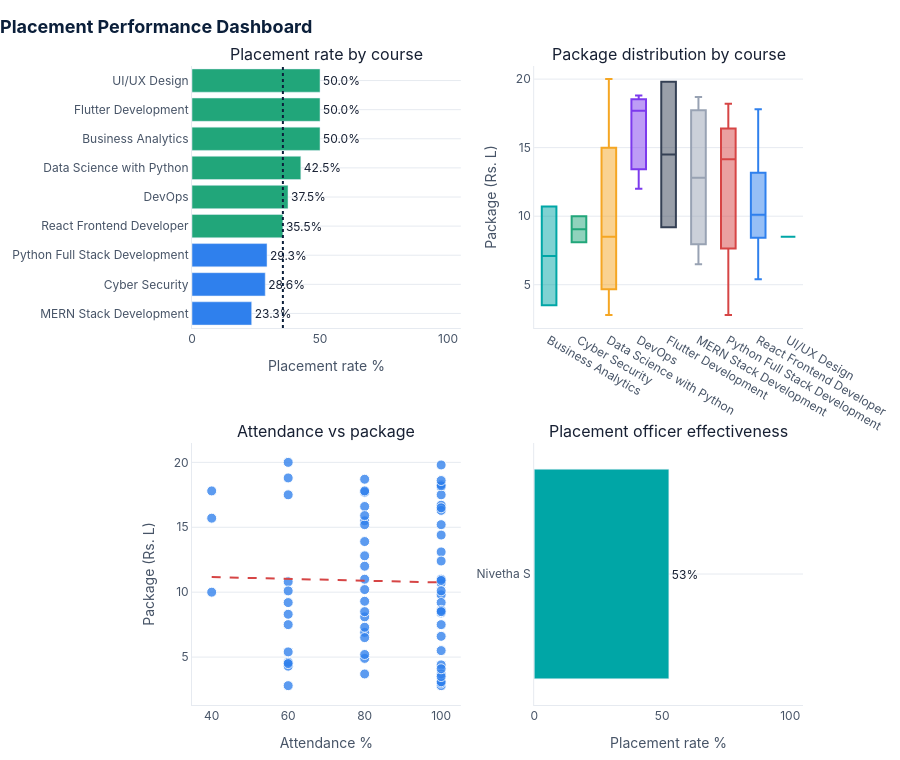

The notebook cell this image was saved under:
### Markdown cell above
## D. Placement Performance

### Code cell
section_title("D. Placement Performance", "Placement rate, package quality and outcome concentration")

placement_course = (
    placement.assign(is_placed=placement["status"].eq("Placed").astype(int))
    .groupby("course", as_index=False)
    .agg(Candidates=("student_id", "count"), Placed=("is_placed", "sum"), Avg_Package=("package(Rs.L)", "mean"))
)
placement_course["Placement Rate"] = (placement_course["Placed"] / placement_course["Candidates"] * 100).round(1)
placement_course = placement_course.sort_values("Placement Rate")

placed = placement[placement["status"].eq("Placed")].copy()
placed_att = placed.merge(
    attendance[["student_id", "Attendance %"]],
    on="student_id",
    how="left",
).dropna(subset=["Attendance %", "package(Rs.L)"])

officer = (
    placement.dropna(subset=["placement_officer"])
    .assign(is_placed=placement["status"].eq("Placed").astype(int))
    .groupby("placement_officer", as_index=False)
    .agg(Handled=("student_id", "count"), Placed=("is_placed", "sum"), Avg_Package=("package(Rs.L)", "mean"))
)
officer["Placement Rate"] = (officer["Placed"] / officer["Handled"] * 100).round(1)
officer = officer.sort_values("Placement Rate")

fig = make_subplots(
    rows=2, cols=2,
    specs=[[{"type": "xy"}, {"type": "xy"}], [{"type": "xy"}, {"type": "xy"}]],
    subplot_titles=[
        "Placement rate by course",
        "Package distribution by course",
        "Attendance vs package",
        "Placement officer effectiveness",
    ],
    horizontal_spacing=0.12,
    vertical_spacing=0.18,
)

fig.add_trace(go.Bar(
    y=placement_course["course"], x=placement_course["Placement Rate"],
    orientation="h",
    marker_color=np.where(placement_course["Placement Rate"] >= placement_rate, THEME["green"], THEME["blue"]),
    text=placement_course["Placement Rate"].map(lambda x: f"{x:.1f}%"),
    textposition="outside",
    customdata=placement_course[["Candidates", "Placed"]],
    hovertemplate="<b>%{y}</b><br>Placement rate: %{x:.1f}%<br>Candidates: %{customdata[0]:,}<br>Placed: %{customdata[1]:,}<extra></extra>",
    showlegend=False,
), row=1, col=1)
fig.add_vline(x=placement_rate, line_dash="dot", line_color=THEME["navy"], row=1, col=1)

for course_name, sub in placed.dropna(subset=["package(Rs.L)"]).groupby("course"):
    fig.add_trace(go.Box(
        y=sub["package(Rs.L)"],
        name=course_name,
        boxpoints="outliers",
        marker_color=PALETTE[len(fig.data) % len(PALETTE)],
        hovertemplate=f"<b>{course_name}</b><br>Package: Rs. %{{y:.1f}}L<extra></extra>",
        showlegend=False,
    ), row=1, col=2)

fig.add_trace(go.Scatter(
    x=placed_att["Attendance %"],
    y=placed_att["package(Rs.L)"],
    mode="markers",
    marker=dict(size=10, color=THEME["blue"], opacity=0.78, line=dict(color="white", width=1)),
    text=placed_att["student_name"],
    customdata=placed_att[["course"]],
    hovertemplate="<b>%{text}</b><br>%{customdata[0]}<br>Attendance: %{x:.1f}%<br>Package: Rs. %{y:.1f}L<extra></extra>",
    name="Placed students",
    showlegend=False,
), row=2, col=1)

if len(placed_att) >= 2:
    slope, intercept = np.polyfit(placed_att["Attendance %"], placed_att["package(Rs.L)"], 1)
    x_line = np.linspace(placed_att["Attendance %"].min(), placed_att["Attendance %"].max(), 50)
    fig.add_trace(go.Scatter(
        x=x_line,
        y=slope * x_line + intercept,
        mode="lines",
        line=dict(color=THEME["red"], dash="dash"),
        name="Trend",
        hoverinfo="skip",
        showlegend=False,
    ), row=2, col=1)

fig.add_trace(go.Bar(
    y=officer["placement_officer"], x=officer["Placement Rate"],
    orientation="h",
    marker_color=THEME["teal"],
    text=officer["Placement Rate"].map(lambda x: f"{x:.0f}%"),
    textposition="outside",
    customdata=officer[["Handled", "Placed", "Avg_Package"]],
    hovertemplate="<b>%{y}</b><br>Placement rate: %{x:.1f}%<br>Handled: %{customdata[0]:,}<br>Placed: %{customdata[1]:,}<br>Avg package: Rs. %{customdata[2]:.1f}L<extra></extra>",
    showlegend=False,
), row=2, col=2)

fig.update_xaxes(title_text="Placement rate %", range=[0, 105], row=1, col=1)
fig.update_yaxes(title_text="Package (Rs. L)", row=1, col=2)
fig.update_xaxes(title_text="Attendance %", row=2, col=1)
fig.update_yaxes(title_text="Package (Rs. L)", row=2, col=1)
fig.update_xaxes(title_text="Placement rate %", range=[0, 105], row=2, col=2)
style_fig(fig, "Placement Performance Dashboard", height=760, showlegend=False).show()

### Figure 1 — Plotly figure (JSON) as saved in the notebook; plotly's stock layout.template omitted (floating-point values rounded to 4 significant figures)
{"data": [{"customdata": [[30, 7], [7, 2], [41, 12], [31, 11], [8, 3], [73, 31], [4, 2], [4, 2], [2, 1]], "hovertemplate": "<b>%{y}</b><br>Placement rate: %{x:.1f}%<br>Candidates: %{customdata[0]:,}<br>Placed: %{customdata[1]:,}<extra></extra>", "marker": {"color": ["#2F80ED", "#2F80ED", "#2F80ED", "#21A67A", "#21A67A", "#21A67A", "#21A67A", "#21A67A", "#21A67A"]}, "orientation": "h", "showlegend": false, "text": ["23.3%", "28.6%", "29.3%", "35.5%", "37.5%", "42.5%", "50.0%", "50.0%", "50.0%"], "textposition": "outside", "type": "bar", "x": [23.3, 28.6, 29.3, 35.5, 37.5, 42.5, 50, 50, 50], "xaxis": "x", "y": ["MERN Stack Development", "Cyber Security", "Python Full Stack Development", "React Frontend Developer", "DevOps", "Data Science with Python", "Business Analytics", "Flutter Development", "UI/UX Design"], "yaxis": "y"}, {"boxpoints": "outliers", "hovertemplate": "<b>Business Analytics</b><br>Package: Rs. %{y:.1f}L<extra></extra>", "marker": {"color": "#00A6A6"}, "name": "Business Analytics", "showlegend": false, "type": "box", "xaxis": "x2", "y": [10.7, 3.5], "yaxis": "y2"}, {"boxpoints": "outliers", "hovertemplate": "<b>Cyber Security</b><br>Package: Rs. %{y:.1f}L<extra></extra>", "marker": {"color": "#21A67A"}, "name": "Cyber Security", "showlegend": false, "type": "box", "xaxis": "x2", "y": [8.1, 10], "yaxis": "y2"}, {"boxpoints": "outliers", "hovertemplate": "<b>Data Science with Python</b><br>Package: Rs. %{y:.1f}L<extra></extra>", "marker": {"color": "#F5A623"}, "name": "Data Science with Python", "showlegend": false, "type": "box", "xaxis": "x2", "y": [6.9, 18.1, 8.3, 17.5, 3.7, 14.4, 2.8, 18.3, 4.6, 10.2, 9.8, 10.1, 4.9, 9.2, 4.4, 20, 15.5, 10.9, 3, 15.2, 7.5, 11, 15.9, 8.5, 3.1, 3.7, 5.2, 5.5, 6.6, 18.6, 4.1], "yaxis": "y2"}, {"boxpoints": "outliers", "hovertemplate": "<b>DevOps</b><br>Package: Rs. %{y:.1f}L<extra></extra>", "marker": {"color": "#7C3AED"}, "name": "DevOps", "showlegend": false, "type": "box", "xaxis": "x2", "y": [17.7, 18.8, 12], "yaxis": "y2"}, {"boxpoints": "outliers", "hovertemplate": "<b>Flutter Development</b><br>Package: Rs. %{y:.1f}L<extra></extra>", "marker": {"color": "#344054"}, "name": "Flutter Development", "showlegend": false, "type": "box", "xaxis": "x2", "y": [19.8, 9.2], "yaxis": "y2"}, {"boxpoints": "outliers", "hovertemplate": "<b>MERN Stack Development</b><br>Package: Rs. %{y:.1f}L<extra></extra>", "marker": {"color": "#98A2B3"}, "name": "MERN Stack Development", "showlegend": false, "type": "box", "xaxis": "x2", "y": [18.7, 17.5, 6.5, 9.3, 12.8, 17.8, 7.5], "yaxis": "y2"}, {"boxpoints": "outliers", "hovertemplate": "<b>Python Full Stack Development</b><br>Package: Rs. %{y:.1f}L<extra></extra>", "marker": {"color": "#D64545"}, "name": "Python Full Stack Development", "showlegend": false, "type": "box", "xaxis": "x2", "y": [4.3, 16.7, 10.8, 13.1, 16.3, 4.5, 2.8, 15.2, 16.5, 12.4, 15.7, 18.2], "yaxis": "y2"}, {"boxpoints": "outliers", "hovertemplate": "<b>React Frontend Developer</b><br>Package: Rs. %{y:.1f}L<extra></extra>", "marker": {"color": "#2F80ED"}, "name": "React Frontend Developer", "showlegend": false, "type": "box", "xaxis": "x2", "y": [10.9, 7.3, 17.8, 16.6, 13.9, 8.4, 8.5, 5.4, 11, 10.1, 8.6], "yaxis": "y2"}, {"boxpoints": "outliers", "hovertemplate": "<b>UI/UX Design</b><br>Package: Rs. %{y:.1f}L<extra></extra>", "marker": {"color": "#00A6A6"}, "name": "UI/UX Design", "showlegend": false, "type": "box", "xaxis": "x2", "y": [8.5], "yaxis": "y2"}, {"customdata": [["Data Science with Python"], ["Python Full Stack Development"], ["DevOps"], ["React Frontend Developer"], ["Data Science with Python"], ["Python Full Stack Development"], ["Python Full Stack Development"], ["Data Science with Python"], ["Data Science with Python"], ["Data Science with Python"], ["React Frontend Developer"], ["Cyber Security"], ["Data Science with Python"], ["Data Science with Python"], ["React Frontend Developer"], ["Python Full Stack Development"], ["Data Science with Python"], ["Data Science with Python"], ["Data Science with Python"], ["React Frontend Developer"], ["DevOps"], ["MERN Stack Development"], ["MERN Stack Development"], ["Python Full Stack Development"], ["Data Science with Python"], ["Business Analytics"], ["MERN Stack Development"], ["React Frontend Developer"], ["Data Science with Python"], ["Python Full Stack Development"], ["Data Science with Python"], ["Data Science with Python"], ["Python Full Stack Development"], ["React Frontend Developer"], ["React Frontend Developer"], ["MERN Stack Development"], ["Data Science with Python"], ["MERN Stack Development"], ["Python Full Stack Development"], ["React Frontend Developer"], ["MERN Stack Development"], ["React Frontend Developer"], ["Data Science with Python"], ["Data Science with Python"], ["Data Science with Python"], ["Data Science with Python"], ["DevOps"], ["Data Science with Python"], ["Data Science with Python"], ["Python Full Stack Development"], ["MERN Stack Development"], ["React Frontend Developer"], ["Python Full Stack Development"], ["Python Full Stack Development"], ["Python Full Stack Development"], ["Data Science with Python"], ["Data Science with Python"], ["Data Science with Python"], ["Data Science with Python"], ["Cyber Security"], ["Data Science with Python"], ["Business Analytics"], ["Flutter Development"], ["Data Science with Python"], ["Data Science with Python"], ["Data Science with Python"], ["Flutter Development"], ["React Frontend Developer"], ["Data Science with Python"], ["UI/UX Design"], ["Data Science with Python"]], "hovertemplate": "<b>%{text}</b><br>%{customdata[0]}<br>Attendance: %{x:.1f}%<br>Package: Rs. %{y:.1f}L<extra></extra>", "marker": {"color": "#2F80ED", "line": {"color": "white", "width": 1}, "opacity": 0.78, "size": 10}, "mode": "markers", "name": "Placed students", "showlegend": false, "text": ["Faisal", "Ajay", "Arjun", "Keerthi", "Imran", "Arjun", "Tanya", "Vivek", "Sahil", "Aisha", "John", "Farhan", "Harsha", "Aisha", "John", "Aman", "Tanya", "Aisha", "Nisha", "Neeraj", "Farhan", "Pooja", "Vivek", "Varun", "Harsha", "Anjali", "Aisha", "Farhan", "John", "Rohit", "Anjali", "Imran", "Faisal", "Naveen", "Irfan", "Zara", "Harsha", "Rahul", "Rohit", "Keerthi", "Pooja", "Rahul", "Divya", "Reshma", "Rohit", "Ajay", "Farhan", "Rahul", "Meena", "Meena", "Arjun", "Sahil", "Tanya", "Divya", "Anjali", "Harsha", "Faisal", "Divya", "Ajay", "Zara", "Farhan", "Pooja", "Arjun", "Farhan", "Sneha", "Varun", "Rahul", "Sanjay", "Rahul", "Aisha", "Imran"], "type": "scatter", "x": [80, 60, 80, 100, 100, 100, 60, 60, 100, 80, 80, 80, 100, 60, 80, 100, 100, 60, 80, 80, 60, 80, 60, 100, 100, 100, 80, 80, 100, 60, 80, 60, 100, 100, 100, 80, 100, 80, 100, 60, 40, 100, 60, 80, 100, 100, 80, 80, 60, 100, 100, 60, 100, 40, 100, 80, 80, 80, 100, 40, 100, 100, 100, 80, 100, 100, 100, 100, 100, 100, 100], "xaxis": "x3", "y": [6.9, 4.3, 17.7, 10.9, 18.1, 16.7, 10.8, 8.3, 17.5, 3.7, 7.3, 8.1, 14.4, 2.8, 17.8, 13.1, 18.3, 4.6, 10.2, 16.6, 18.8, 18.7, 17.5, 16.3, 9.8, 10.7, 6.5, 13.9, 10.1, 4.5, 4.9, 9.2, 2.8, 8.4, 8.5, 9.3, 4.4, 12.8, 15.2, 5.4, 17.8, 11, 20, 15.5, 10.9, 3, 12, 15.2, 7.5, 16.5, 7.5, 10.1, 12.4, 15.7, 18.2, 11, 15.9, 8.5, 3.1, 10, 3.7, 3.5, 19.8, 5.2, 5.5, 6.6, 9.2, 8.6, 18.6, 8.5, 4.1], "yaxis": "y3"}, {"hoverinfo": "skip", "line": {"color": "#D64545", "dash": "dash"}, "mode": "lines", "name": "Trend", "showlegend": false, "type": "scatter", "x": [40, 41.22, 42.45, 43.67, 44.9, 46.12, 47.35, 48.57, 49.8, 51.02, 52.24, 53.47, 54.69, 55.92, 57.14, 58.37, 59.59, 60.82, 62.04, 63.27, 64.49, 65.71, 66.94, 68.16, 69.39, 70.61, 71.84, 73.06, 74.29, 75.51, 76.73, 77.96, 79.18, 80.41, 81.63, 82.86, 84.08, 85.31, 86.53, 87.76, 88.98, 90.2, 91.43, 92.65, 93.88, 95.1, 96.33, 97.55, 98.78, 100], "xaxis": "x3", "y": [11.17, 11.16, 11.15, 11.14, 11.13, 11.12, 11.11, 11.11, 11.1, 11.09, 11.08, 11.07, 11.06, 11.05, 11.05, 11.04, 11.03, 11.02, 11.01, 11.0, 11.0, 10.99, 10.98, 10.97, 10.96, 10.95, 10.94, 10.94, 10.93, 10.92, 10.91, 10.9, 10.89, 10.88, 10.88, 10.87, 10.86, 10.85, 10.84, 10.83, 10.82, 10.82, 10.81, 10.8, 10.79, 10.78, 10.77, 10.77, 10.76, 10.75], "yaxis": "y3"}, {"customdata": [[135, 71, 11.23]], "hovertemplate": "<b>%{y}</b><br>Placement rate: %{x:.1f}%<br>Handled: %{customdata[0]:,}<br>Placed: %{customdata[1]:,}<br>Avg package: Rs. %{customdata[2]:.1f}L<extra></extra>", "marker": {"color": "#00A6A6"}, "orientation": "h", "showlegend": false, "text": ["53%"], "textposition": "outside", "type": "bar", "x": [52.6], "xaxis": "x4", "y": ["Nivetha S"], "yaxis": "y4"}], "layout": {"annotations": [{"font": {"size": 16}, "showarrow": false, "text": "Placement rate by course", "x": 0.22, "xanchor": "center", "xref": "paper", "y": 1, "yanchor": "bottom", "yref": "paper"}, {"font": {"size": 16}, "showarrow": false, "text": "Package distribution by course", "x": 0.78, "xanchor": "center", "xref": "paper", "y": 1, "yanchor": "bottom", "yref": "paper"}, {"font": {"size": 16}, "showarrow": false, "text": "Attendance vs package", "x": 0.22, "xanchor": "center", "xref": "paper", "y": 0.41, "yanchor": "bottom", "yref": "paper"}, {"font": {"size": 16}, "showarrow": false, "text": "Placement officer effectiveness", "x": 0.78, "xanchor": "center", "xref": "paper", "y": 0.41, "yanchor": "bottom", "yref": "paper"}], "font": {"color": "#172033", "family": "Inter, Segoe UI, Arial", "size": 12}, "height": 760, "hoverlabel": {"bgcolor": "#0B1F3A", "bordercolor": "#0B1F3A", "font": {"color": "white", "family": "Inter, Segoe UI, Arial", "size": 12}}, "legend": {"bgcolor": "rgba(255,255,255,0)", "font": {"color": "#475467", "size": 11}, "orientation": "h", "x": 0, "xanchor": "left", "y": 1.02, "yanchor": "bottom"}, "margin": {"b": 44, "l": 48, "r": 34, "t": 66}, "paper_bgcolor": "#FFFFFF", "plot_bgcolor": "#FFFFFF", "shapes": [{"line": {"color": "#0B1F3A", "dash": "dot"}, "type": "line", "x0": 35.5, "x1": 35.5, "xref": "x", "y0": 0, "y1": 1, "yref": "y domain"}], "showlegend": false, "title": {"font": {"color": "#0B1F3A", "family": "Inter, Segoe UI, Arial", "size": 18}, "text": "<b>Placement Performance Dashboard</b>", "x": 0, "xanchor": "left"}, "xaxis": {"anchor": "y", "domain": [0, 0.44], "linecolor": "#E6EAF0", "range": [0, 105], "showgrid": false, "tickfont": {"color": "#475467"}, "title": {"font": {"color": "#475467"}, "text": "Placement rate %"}, "zeroline": false}, "xaxis2": {"anchor": "y2", "domain": [0.56, 1], "linecolor": "#E6EAF0", "showgrid": false, "tickfont": {"color": "#475467"}, "title": {"font": {"color": "#475467"}}, "zeroline": false}, "xaxis3": {"anchor": "y3", "domain": [0, 0.44], "linecolor": "#E6EAF0", "showgrid": false, "tickfont": {"color": "#475467"}, "title": {"font": {"color": "#475467"}, "text": "Attendance %"}, "zeroline": false}, "xaxis4": {"anchor": "y4", "domain": [0.56, 1], "linecolor": "#E6EAF0", "range": [0, 105], "showgrid": false, "tickfont": {"color": "#475467"}, "title": {"font": {"color": "#475467"}, "text": "Placement rate %"}, "zeroline": false}, "yaxis": {"anchor": "x", "domain": [0.59, 1], "gridcolor": "#E6EAF0", "linecolor": "#E6EAF0", "tickfont": {"color": "#475467"}, "title": {"font": {"color": "#475467"}}, "zeroline": false}, "yaxis2": {"anchor": "x2", "domain": [0.59, 1], "gridcolor": "#E6EAF0", "linecolor": "#E6EAF0", "tickfont": {"color": "#475467"}, "title": {"font": {"color": "#475467"}, "text": "Package (Rs. L)"}, "zeroline": false}, "yaxis3": {"anchor": "x3", "domain": [0, 0.41], "gridcolor": "#E6EAF0", "linecolor": "#E6EAF0", "tickfont": {"color": "#475467"}, "title": {"font": {"color": "#475467"}, "text": "Package (Rs. L)"}, "zeroline": false}, "yaxis4": {"anchor": "x4", "domain": [0, 0.41], "gridcolor": "#E6EAF0", "linecolor": "#E6EAF0", "tickfont": {"color": "#475467"}, "title": {"font": {"color": "#475467"}}, "zeroline": false}}}
